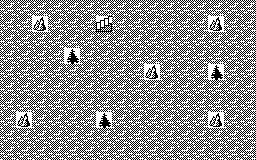

A level layout from a 2D game, rendered from its tile map. Below: a short description, then the map file with its tile-grid data intact:
An orthogonal 16x10 tile map with 16x16 px tiles, 1 tile layer (Ground), 2 tilesets and 9 objects.

<map version="1.10" tiledversion="1.11.2" orientation="orthogonal" renderorder="right-down" width="16" height="10" tilewidth="16" tileheight="16" infinite="0" nextlayerid="7" nextobjectid="54">
 <properties>
  <property name="battleMap" type="bool" value="true" />
 </properties>
 <tileset firstgid="1" name="main" tilewidth="16" tileheight="16" tilecount="64" columns="8">
  <image source="../spritesheets/tileset_1bit.png" width="128" height="128" />
  <tile id="8">
   <properties>
    <property name="blocked" type="bool" value="true" />
   </properties>
  </tile>
  <tile id="9">
   <properties>
    <property name="blocked" type="bool" value="true" />
   </properties>
  </tile>
  <tile id="10">
   <properties>
    <property name="blocked" type="bool" value="true" />
   </properties>
  </tile>
  <tile id="15">
   <properties>
    <property name="blocked" type="bool" value="true" />
   </properties>
  </tile>
  <tile id="16">
   <properties>
    <property name="blocked" type="bool" value="true" />
   </properties>
  </tile>
  <tile id="18">
   <properties>
    <property name="blocked" type="bool" value="true" />
   </properties>
  </tile>
  <tile id="24">
   <properties>
    <property name="blocked" type="bool" value="true" />
   </properties>
  </tile>
  <tile id="25">
   <properties>
    <property name="blocked" type="bool" value="true" />
   </properties>
  </tile>
  <tile id="26">
   <properties>
    <property name="blocked" type="bool" value="true" />
   </properties>
  </tile>
  <tile id="28">
   <properties>
    <property name="blocked" type="bool" value="true" />
   </properties>
  </tile>
  <tile id="37">
   <properties>
    <property name="blocked" type="bool" value="true" />
   </properties>
  </tile>
  <tile id="54">
   <properties>
    <property name="blocked" type="bool" value="true" />
   </properties>
  </tile>
  <tile id="57">
   <properties>
    <property name="type" value="attackDamage" />
   </properties>
  </tile>
 </tileset>
 <tileset firstgid="65" name="player" tilewidth="16" tileheight="16" tilecount="64" columns="8">
  <image source="../spritesheets/tileset_1bit.png" width="128" height="128" />
  <tile id="44">
   <properties>
    <property name="type" value="player" />
   </properties>
  </tile>
 </tileset>
 <layer id="1" name="Ground" width="16" height="10">
  <properties>
   <property name="blocked" type="bool" value="false" />
  </properties>
  <data encoding="csv">
18,18,18,18,18,18,18,18,18,18,18,18,18,18,18,18,
18,18,38,18,18,18,55,18,18,18,18,18,18,38,18,18,
18,18,18,18,18,18,18,18,18,18,18,18,18,18,18,18,
18,18,18,18,29,18,18,18,18,18,18,18,18,18,18,18,
18,18,18,18,18,18,18,18,18,38,18,18,18,29,18,18,
18,18,18,18,18,18,18,18,18,18,18,18,18,18,18,18,
18,18,18,18,18,18,18,18,18,18,18,18,18,18,18,18,
18,38,18,18,18,18,29,18,18,18,18,18,18,38,18,18,
18,18,18,18,18,18,18,18,18,18,18,18,18,18,18,18,
18,18,18,18,18,18,18,18,18,18,18,18,18,18,18,18
</data>
 </layer>
 <objectgroup id="5" name="Primary_Entities">
  <object id="42" x="146.653" y="43.4685">
   <properties>
    <property name="name" value="ally" />
   </properties>
  </object>
  <object id="45" x="126.625" y="127.527" width="17.6008" height="17.6008">
   <properties>
    <property name="name" value="ally" />
   </properties>
  </object>
  <object id="44" x="169.413" y="110.23">
   <properties>
    <property name="name" value="ally" />
   </properties>
  </object>
  <object id="43" x="30.1242" y="59.8554" width="18.5111" height="16.9938">
   <properties>
    <property name="name" value="ally" />
   </properties>
  </object>
  <object id="46" x="65.3959" y="19.725" width="18.5111" height="16.9938">
   <properties>
    <property name="name" value="enemy" />
   </properties>
  </object>
  <object id="47" x="94.9213" y="68.8857" width="18.5111" height="16.9938">
   <properties>
    <property name="name" value="enemy" />
   </properties>
  </object>
  <object id="48" x="186.78" y="60.6923" width="18.5111" height="16.9938">
   <properties>
    <property name="name" value="enemy" />
   </properties>
  </object>
 </objectgroup>
 <objectgroup id="6" name="Portals">
  <object id="52" x="66.25" y="98.0625" width="8.1875" height="7.5">
   <properties>
    <property name="destMap" value="battle2" />
    <property name="destPortal_ID" type="int" value="2" />
    <property name="name" value="greenPortal" />
    <property name="portal_ID" type="int" value="2" />
    <property name="spawnDirection" value="right" />
   </properties>
  </object>
  <object id="53" x="193.773" y="38.6364" width="9.45455" height="8.63636">
   <properties>
    <property name="destMap" value="start" />
    <property name="destPortal_ID" type="int" value="1" />
    <property name="name" value="purplePortal" />
    <property name="portal_ID" type="int" value="1" />
    <property name="spawnDirection" value="left" />
   </properties>
  </object>
 </objectgroup>
</map>
